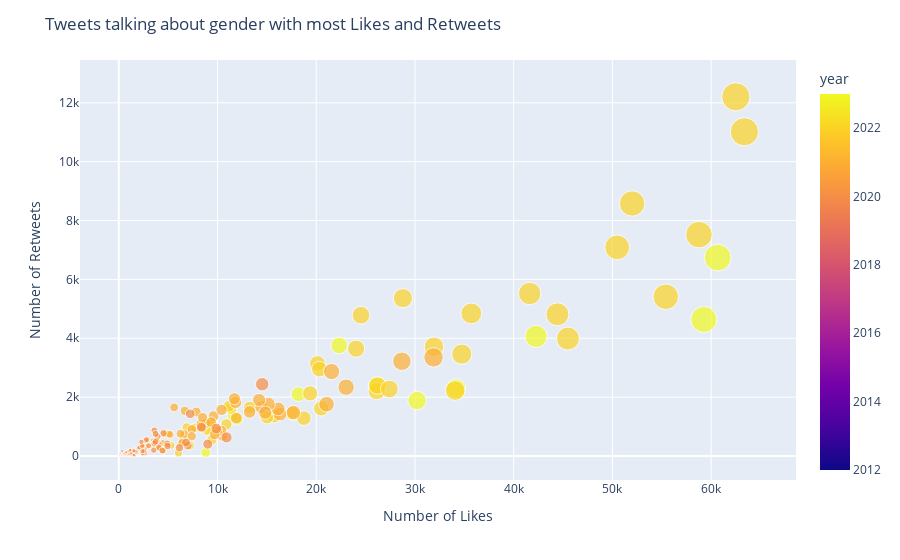

The code cell stored with this chart in its notebook:
### Code cell
# drop rows with 0 values in two columns
filtered_df = filtered_df[(filtered_df.like_count != 0) & (filtered_df.retweet_count != 0)]

# add a new column with the sum of two columns
filtered_df['impressions'] = (filtered_df['like_count'] + filtered_df['retweet_count'])/2

# extract year from datetime column
filtered_df['year'] = filtered_df['date'].dt.year

# remove urls, mentions, hashtags and numbers
p.set_options(p.OPT.URL)
filtered_df['tweet_text'] = filtered_df['text'].apply(lambda x: p.clean(x))

# Create scatter plot
fig = px.scatter(filtered_df, x='like_count', 
                 y='retweet_count',
                 size='impressions', 
                 color='year',
                 hover_name='tweet_text')

# Update title and axis labels
fig.update_layout(
    title='Tweets talking about gender with most Likes and Retweets',
    xaxis_title='Number of Likes',
    yaxis_title='Number of Retweets'
)

fig.show()

### Figure 1 — Plotly figure (JSON) as saved in the notebook; plotly's stock layout.template omitted (floating-point values rounded to 4 significant figures; data arrays with more than 128 entries replaced by an {"elided": "..."} marker saying what was removed)
{"data": [{"hovertemplate": "<b>%{hovertext}</b><br><br>like_count=%{x}<br>retweet_count=%{y}<br>impressions=%{marker.size}<br>year=%{marker.color}<extra></extra>", "hovertext": {"elided": "206 str values"}, "legendgroup": "", "marker": {"color": {"elided": "206 int values"}, "coloraxis": "coloraxis", "size": {"elided": "206 float values"}, "sizemode": "area", "sizeref": 93.38, "symbol": "circle"}, "mode": "markers", "name": "", "orientation": "v", "showlegend": false, "type": "scatter", "x": {"elided": "206 int values"}, "xaxis": "x", "y": {"elided": "206 int values"}, "yaxis": "y"}], "layout": {"coloraxis": {"colorbar": {"title": {"text": "year"}}, "colorscale": [[0, "#0d0887"], [0.1111, "#46039f"], [0.2222, "#7201a8"], [0.3333, "#9c179e"], [0.4444, "#bd3786"], [0.5556, "#d8576b"], [0.6667, "#ed7953"], [0.7778, "#fb9f3a"], [0.8889, "#fdca26"], [1, "#f0f921"]]}, "legend": {"itemsizing": "constant", "tracegroupgap": 0}, "margin": {"t": 60}, "title": {"text": "Tweets talking about gender with most Likes and Retweets"}, "xaxis": {"anchor": "y", "domain": [0, 1], "title": {"text": "Number of Likes"}}, "yaxis": {"anchor": "x", "domain": [0, 1], "title": {"text": "Number of Retweets"}}}}
